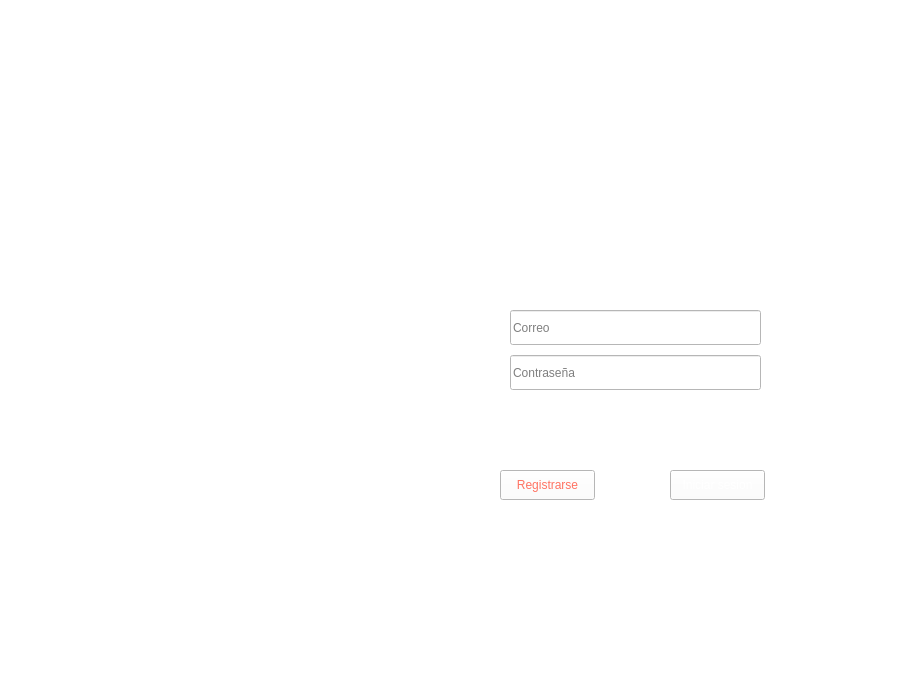
<?xml version="1.0" encoding="UTF-8"?>
<ui version="4.0">
 <class>MainWindow</class>
 <widget class="QMainWindow" name="MainWindow">
  <property name="geometry">
   <rect>
    <x>0</x>
    <y>0</y>
    <width>900</width>
    <height>680</height>
   </rect>
  </property>
  <property name="windowTitle">
   <string>Delivender</string>
  </property>
  <widget class="QWidget" name="centralwidget">
   <widget class="QStackedWidget" name="stackedWidget">
    <property name="geometry">
     <rect>
      <x>0</x>
      <y>0</y>
      <width>900</width>
      <height>680</height>
     </rect>
    </property>
    <property name="styleSheet">
     <string notr="true">background: white;</string>
    </property>
    <widget class="QWidget" name="page">
     <widget class="QLabel" name="label">
      <property name="geometry">
       <rect>
        <x>0</x>
        <y>0</y>
        <width>900</width>
        <height>680</height>
       </rect>
      </property>
      <property name="text">
       <string/>
      </property>
      <property name="pixmap">
       <pixmap resource="res.qrc">:/resources/imagenes/inicioFondo.png</pixmap>
      </property>
     </widget>
     <widget class="QLineEdit" name="contrasenia">
      <property name="geometry">
       <rect>
        <x>510</x>
        <y>355</y>
        <width>251</width>
        <height>35</height>
       </rect>
      </property>
      <property name="text">
       <string/>
      </property>
      <property name="placeholderText">
       <string>Contraseña</string>
      </property>
     </widget>
     <widget class="QLineEdit" name="correo">
      <property name="geometry">
       <rect>
        <x>510</x>
        <y>310</y>
        <width>251</width>
        <height>35</height>
       </rect>
      </property>
      <property name="inputMask">
       <string/>
      </property>
      <property name="text">
       <string/>
      </property>
      <property name="maxLength">
       <number>32767</number>
      </property>
      <property name="placeholderText">
       <string>Correo</string>
      </property>
     </widget>
     <widget class="QPushButton" name="btnInicioSesion">
      <property name="geometry">
       <rect>
        <x>670</x>
        <y>470</y>
        <width>95</width>
        <height>30</height>
       </rect>
      </property>
      <property name="styleSheet">
       <string notr="true">background-color: &quot;#FF7562&quot;;
color: rgb(255, 255, 255);


</string>
      </property>
      <property name="text">
       <string>Iniciar sesion</string>
      </property>
     </widget>
     <widget class="QPushButton" name="btnRegistrarse">
      <property name="geometry">
       <rect>
        <x>500</x>
        <y>470</y>
        <width>95</width>
        <height>30</height>
       </rect>
      </property>
      <property name="styleSheet">
       <string notr="true">color: rgb(255, 114, 98);
background-color: rgb(255, 255, 255);

</string>
      </property>
      <property name="text">
       <string>Registrarse</string>
      </property>
     </widget>
    </widget>
   </widget>
  </widget>
 </widget>
 <resources>
  <include location="res.qrc"/>
 </resources>
 <connections/>
</ui>
